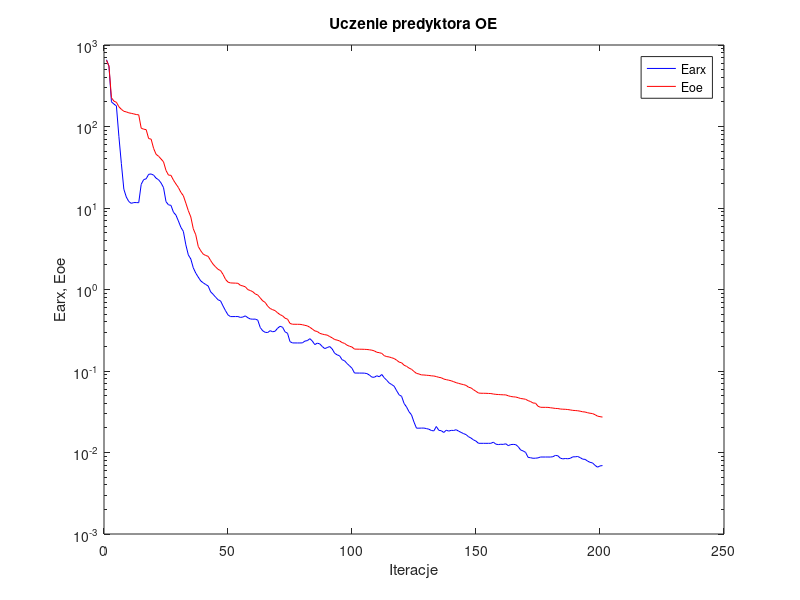
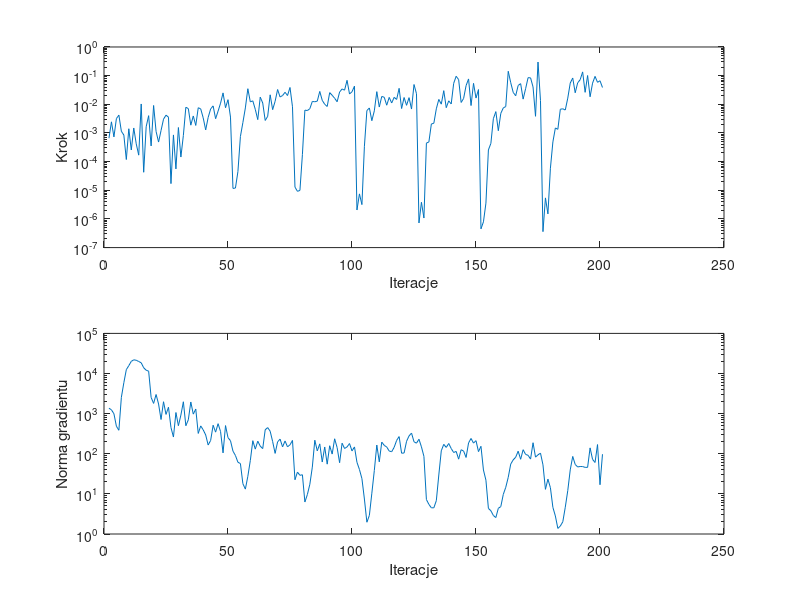

Write MATLAB code to recreate these figures, in order.
%uczenie predyktora oe
clear all;
n=0; farx(n+1)=6.593793e+002; foe(n+1)=6.488804e+002; wspucz(n+1)=0.000000e+000; ng(n+1)=0.000000e+000;
%odnowa zmiennej metryki
n=1; farx(n+1)=5.485648e+002; foe(n+1)=5.532441e+002; krok(n+1)=6.552053e-004; ng(n+1)=1.364156e+003;
n=2; farx(n+1)=2.008584e+002; foe(n+1)=2.256743e+002; krok(n+1)=2.444561e-003; ng(n+1)=1.245508e+003;
n=3; farx(n+1)=1.885232e+002; foe(n+1)=2.045558e+002; krok(n+1)=7.286945e-004; ng(n+1)=9.928775e+002;
n=4; farx(n+1)=1.790574e+002; foe(n+1)=1.983423e+002; krok(n+1)=3.174920e-003; ng(n+1)=4.850331e+002;
n=5; farx(n+1)=7.575149e+001; foe(n+1)=1.746994e+002; krok(n+1)=4.181404e-003; ng(n+1)=3.851563e+002;
n=6; farx(n+1)=3.511030e+001; foe(n+1)=1.625344e+002; krok(n+1)=1.146884e-003; ng(n+1)=2.546163e+003;
n=7; farx(n+1)=1.699947e+001; foe(n+1)=1.536450e+002; krok(n+1)=8.440078e-004; ng(n+1)=5.906378e+003;
n=8; farx(n+1)=1.362557e+001; foe(n+1)=1.510883e+002; krok(n+1)=1.182988e-004; ng(n+1)=1.248891e+004;
n=9; farx(n+1)=1.199649e+001; foe(n+1)=1.471257e+002; krok(n+1)=1.402081e-003; ng(n+1)=1.571480e+004;
n=10; farx(n+1)=1.140873e+001; foe(n+1)=1.450556e+002; krok(n+1)=2.550371e-004; ng(n+1)=2.007738e+004;
n=11; farx(n+1)=1.166384e+001; foe(n+1)=1.427413e+002; krok(n+1)=1.491801e-003; ng(n+1)=2.197002e+004;
n=12; farx(n+1)=1.166005e+001; foe(n+1)=1.402351e+002; krok(n+1)=4.168272e-004; ng(n+1)=2.137038e+004;
n=13; farx(n+1)=1.161432e+001; foe(n+1)=1.391052e+002; krok(n+1)=1.682976e-004; ng(n+1)=1.992545e+004;
n=14; farx(n+1)=1.953399e+001; foe(n+1)=9.528619e+001; krok(n+1)=1.027490e-002; ng(n+1)=1.850522e+004;
n=15; farx(n+1)=2.231365e+001; foe(n+1)=9.274067e+001; krok(n+1)=4.254517e-005; ng(n+1)=1.392223e+004;
n=16; farx(n+1)=2.280800e+001; foe(n+1)=9.155948e+001; krok(n+1)=1.645803e-003; ng(n+1)=1.206524e+004;
n=17; farx(n+1)=2.589836e+001; foe(n+1)=7.114431e+001; krok(n+1)=4.014511e-003; ng(n+1)=1.146071e+004;
n=18; farx(n+1)=2.616440e+001; foe(n+1)=6.999901e+001; krok(n+1)=3.529670e-004; ng(n+1)=2.536445e+003;
n=19; farx(n+1)=2.531497e+001; foe(n+1)=5.385563e+001; krok(n+1)=9.100900e-003; ng(n+1)=1.798755e+003;
n=20; farx(n+1)=2.322405e+001; foe(n+1)=4.558157e+001; krok(n+1)=1.130223e-003; ng(n+1)=2.998983e+003;
n=21; farx(n+1)=2.223073e+001; foe(n+1)=4.317314e+001; krok(n+1)=4.815209e-004; ng(n+1)=1.737918e+003;
n=22; farx(n+1)=2.030201e+001; foe(n+1)=3.995727e+001; krok(n+1)=1.218668e-003; ng(n+1)=7.140708e+002;
n=23; farx(n+1)=1.781113e+001; foe(n+1)=3.683313e+001; krok(n+1)=3.026819e-003; ng(n+1)=1.979545e+003;
n=24; farx(n+1)=1.196410e+001; foe(n+1)=2.890434e+001; krok(n+1)=4.175393e-003; ng(n+1)=9.568613e+002;
n=25; farx(n+1)=1.093015e+001; foe(n+1)=2.531889e+001; krok(n+1)=3.559503e-003; ng(n+1)=1.443793e+003;
%odnowa zmiennej metryki
n=26; farx(n+1)=1.078079e+001; foe(n+1)=2.517702e+001; krok(n+1)=1.707914e-005; ng(n+1)=4.510691e+002;
n=27; farx(n+1)=8.881821e+000; foe(n+1)=2.198084e+001; krok(n+1)=8.540993e-004; ng(n+1)=2.611923e+002;
n=28; farx(n+1)=8.183750e+000; foe(n+1)=1.972705e+001; krok(n+1)=5.561724e-005; ng(n+1)=1.066291e+003;
n=29; farx(n+1)=6.928120e+000; foe(n+1)=1.783585e+001; krok(n+1)=1.548092e-003; ng(n+1)=5.001385e+002;
n=30; farx(n+1)=5.790252e+000; foe(n+1)=1.555740e+001; krok(n+1)=1.445012e-004; ng(n+1)=9.188901e+002;
n=31; farx(n+1)=5.163967e+000; foe(n+1)=1.414325e+001; krok(n+1)=8.178849e-004; ng(n+1)=1.977006e+003;
n=32; farx(n+1)=3.532820e+000; foe(n+1)=1.148360e+001; krok(n+1)=7.883344e-003; ng(n+1)=4.997956e+002;
n=33; farx(n+1)=2.658897e+000; foe(n+1)=9.270902e+000; krok(n+1)=7.088102e-003; ng(n+1)=7.022653e+002;
n=34; farx(n+1)=2.366552e+000; foe(n+1)=7.772976e+000; krok(n+1)=1.869974e-003; ng(n+1)=1.952153e+003;
n=35; farx(n+1)=1.845604e+000; foe(n+1)=5.561958e+000; krok(n+1)=3.918749e-003; ng(n+1)=9.729401e+002;
n=36; farx(n+1)=1.588332e+000; foe(n+1)=4.694676e+000; krok(n+1)=1.830478e-003; ng(n+1)=1.300887e+003;
n=37; farx(n+1)=1.419088e+000; foe(n+1)=3.376477e+000; krok(n+1)=7.602094e-003; ng(n+1)=3.210578e+002;
n=38; farx(n+1)=1.275151e+000; foe(n+1)=2.988921e+000; krok(n+1)=6.893113e-003; ng(n+1)=4.948575e+002;
n=39; farx(n+1)=1.208576e+000; foe(n+1)=2.717361e+000; krok(n+1)=3.363630e-003; ng(n+1)=3.945603e+002;
n=40; farx(n+1)=1.152130e+000; foe(n+1)=2.615483e+000; krok(n+1)=1.276921e-003; ng(n+1)=2.944114e+002;
n=41; farx(n+1)=1.104723e+000; foe(n+1)=2.553448e+000; krok(n+1)=3.475615e-003; ng(n+1)=1.651545e+002;
n=42; farx(n+1)=9.362963e-001; foe(n+1)=2.264973e+000; krok(n+1)=6.905382e-003; ng(n+1)=2.148443e+002;
n=43; farx(n+1)=8.731701e-001; foe(n+1)=2.041438e+000; krok(n+1)=8.806488e-003; ng(n+1)=5.138350e+002;
n=44; farx(n+1)=8.049109e-001; foe(n+1)=1.892578e+000; krok(n+1)=3.146871e-003; ng(n+1)=3.458341e+002;
n=45; farx(n+1)=7.478948e-001; foe(n+1)=1.767858e+000; krok(n+1)=5.767896e-003; ng(n+1)=5.621045e+002;
n=46; farx(n+1)=7.249008e-001; foe(n+1)=1.706447e+000; krok(n+1)=1.095618e-002; ng(n+1)=3.570544e+002;
n=47; farx(n+1)=6.275230e-001; foe(n+1)=1.532517e+000; krok(n+1)=2.502768e-002; ng(n+1)=1.051589e+002;
n=48; farx(n+1)=5.495521e-001; foe(n+1)=1.332356e+000; krok(n+1)=7.585473e-003; ng(n+1)=5.038588e+002;
n=49; farx(n+1)=4.878582e-001; foe(n+1)=1.231677e+000; krok(n+1)=1.450364e-002; ng(n+1)=2.519449e+002;
n=50; farx(n+1)=4.650682e-001; foe(n+1)=1.204823e+000; krok(n+1)=3.581841e-003; ng(n+1)=2.117119e+002;
%odnowa zmiennej metryki
n=51; farx(n+1)=4.652832e-001; foe(n+1)=1.200062e+000; krok(n+1)=1.161523e-005; ng(n+1)=1.163313e+002;
n=52; farx(n+1)=4.655628e-001; foe(n+1)=1.197413e+000; krok(n+1)=1.197513e-005; ng(n+1)=9.054588e+001;
n=53; farx(n+1)=4.657351e-001; foe(n+1)=1.191761e+000; krok(n+1)=4.508384e-005; ng(n+1)=6.130930e+001;
n=54; farx(n+1)=4.546505e-001; foe(n+1)=1.125095e+000; krok(n+1)=7.528887e-004; ng(n+1)=5.711270e+001;
n=55; farx(n+1)=4.595783e-001; foe(n+1)=1.105542e+000; krok(n+1)=2.307756e-003; ng(n+1)=1.795109e+001;
n=56; farx(n+1)=4.748265e-001; foe(n+1)=1.078445e+000; krok(n+1)=7.479896e-003; ng(n+1)=1.314595e+001;
n=57; farx(n+1)=4.503054e-001; foe(n+1)=9.961356e-001; krok(n+1)=3.497807e-002; ng(n+1)=2.742704e+001;
n=58; farx(n+1)=4.348757e-001; foe(n+1)=9.716829e-001; krok(n+1)=1.210728e-002; ng(n+1)=6.794017e+001;
n=59; farx(n+1)=4.322687e-001; foe(n+1)=9.391643e-001; krok(n+1)=1.321526e-002; ng(n+1)=2.117603e+002;
n=60; farx(n+1)=4.332353e-001; foe(n+1)=8.817960e-001; krok(n+1)=6.669234e-003; ng(n+1)=1.304923e+002;
n=61; farx(n+1)=4.207399e-001; foe(n+1)=8.557044e-001; krok(n+1)=2.921865e-003; ng(n+1)=2.058499e+002;
n=62; farx(n+1)=3.416674e-001; foe(n+1)=7.885852e-001; krok(n+1)=1.778972e-002; ng(n+1)=1.549180e+002;
n=63; farx(n+1)=3.112100e-001; foe(n+1)=7.251576e-001; krok(n+1)=1.109636e-002; ng(n+1)=1.344370e+002;
n=64; farx(n+1)=2.982068e-001; foe(n+1)=6.943595e-001; krok(n+1)=2.728971e-003; ng(n+1)=3.963500e+002;
n=65; farx(n+1)=2.966146e-001; foe(n+1)=6.244483e-001; krok(n+1)=3.813159e-003; ng(n+1)=4.487400e+002;
n=66; farx(n+1)=3.125106e-001; foe(n+1)=5.849121e-001; krok(n+1)=2.142359e-002; ng(n+1)=3.649341e+002;
n=67; farx(n+1)=3.031098e-001; foe(n+1)=5.654702e-001; krok(n+1)=6.506258e-003; ng(n+1)=2.013230e+002;
n=68; farx(n+1)=3.075622e-001; foe(n+1)=5.505277e-001; krok(n+1)=1.275465e-002; ng(n+1)=1.021611e+002;
n=69; farx(n+1)=3.350465e-001; foe(n+1)=5.173780e-001; krok(n+1)=3.280985e-002; ng(n+1)=1.981961e+002;
n=70; farx(n+1)=3.536982e-001; foe(n+1)=4.913339e-001; krok(n+1)=1.799391e-002; ng(n+1)=2.316936e+002;
n=71; farx(n+1)=3.445821e-001; foe(n+1)=4.754098e-001; krok(n+1)=2.025137e-002; ng(n+1)=1.484107e+002;
n=72; farx(n+1)=3.027808e-001; foe(n+1)=4.444861e-001; krok(n+1)=2.622287e-002; ng(n+1)=2.082047e+002;
n=73; farx(n+1)=2.904527e-001; foe(n+1)=4.332481e-001; krok(n+1)=2.024365e-002; ng(n+1)=1.486798e+002;
n=74; farx(n+1)=2.291604e-001; foe(n+1)=3.833523e-001; krok(n+1)=3.864513e-002; ng(n+1)=1.672353e+002;
n=75; farx(n+1)=2.211101e-001; foe(n+1)=3.747702e-001; krok(n+1)=8.202462e-003; ng(n+1)=2.149586e+002;
%odnowa zmiennej metryki
n=76; farx(n+1)=2.209873e-001; foe(n+1)=3.745657e-001; krok(n+1)=1.290355e-005; ng(n+1)=2.249856e+001;
n=77; farx(n+1)=2.208451e-001; foe(n+1)=3.742164e-001; krok(n+1)=9.195979e-006; ng(n+1)=3.493955e+001;
n=78; farx(n+1)=2.208828e-001; foe(n+1)=3.739161e-001; krok(n+1)=9.884595e-006; ng(n+1)=2.902010e+001;
n=79; farx(n+1)=2.214476e-001; foe(n+1)=3.698242e-001; krok(n+1)=1.758667e-004; ng(n+1)=2.998276e+001;
n=80; farx(n+1)=2.329204e-001; foe(n+1)=3.633042e-001; krok(n+1)=6.256921e-003; ng(n+1)=6.265109e+000;
n=81; farx(n+1)=2.359095e-001; foe(n+1)=3.577755e-001; krok(n+1)=6.047937e-003; ng(n+1)=9.614467e+000;
n=82; farx(n+1)=2.493876e-001; foe(n+1)=3.437802e-001; krok(n+1)=7.032104e-003; ng(n+1)=1.736383e+001;
n=83; farx(n+1)=2.332560e-001; foe(n+1)=3.275522e-001; krok(n+1)=1.258748e-002; ng(n+1)=4.646390e+001;
n=84; farx(n+1)=2.106858e-001; foe(n+1)=3.103374e-001; krok(n+1)=1.226253e-002; ng(n+1)=2.176921e+002;
n=85; farx(n+1)=2.198659e-001; foe(n+1)=3.053182e-001; krok(n+1)=1.290032e-002; ng(n+1)=1.178446e+002;
n=86; farx(n+1)=2.150251e-001; foe(n+1)=2.900566e-001; krok(n+1)=2.812841e-002; ng(n+1)=1.763631e+002;
n=87; farx(n+1)=1.998974e-001; foe(n+1)=2.836508e-001; krok(n+1)=1.376948e-002; ng(n+1)=6.229849e+001;
n=88; farx(n+1)=1.883251e-001; foe(n+1)=2.790284e-001; krok(n+1)=1.000726e-002; ng(n+1)=1.474732e+002;
n=89; farx(n+1)=1.937556e-001; foe(n+1)=2.757447e-001; krok(n+1)=8.417037e-003; ng(n+1)=5.509939e+001;
n=90; farx(n+1)=1.996626e-001; foe(n+1)=2.646940e-001; krok(n+1)=2.550930e-002; ng(n+1)=1.585153e+002;
n=91; farx(n+1)=1.865716e-001; foe(n+1)=2.554066e-001; krok(n+1)=2.067140e-002; ng(n+1)=9.817621e+001;
n=92; farx(n+1)=1.650916e-001; foe(n+1)=2.432711e-001; krok(n+1)=1.626130e-002; ng(n+1)=2.362064e+002;
n=93; farx(n+1)=1.579476e-001; foe(n+1)=2.394529e-001; krok(n+1)=1.226153e-002; ng(n+1)=1.426970e+002;
n=94; farx(n+1)=1.536138e-001; foe(n+1)=2.338490e-001; krok(n+1)=2.679765e-002; ng(n+1)=5.983105e+001;
n=95; farx(n+1)=1.376164e-001; foe(n+1)=2.233667e-001; krok(n+1)=3.432277e-002; ng(n+1)=1.832312e+002;
n=96; farx(n+1)=1.336100e-001; foe(n+1)=2.181759e-001; krok(n+1)=3.112337e-002; ng(n+1)=1.353480e+002;
n=97; farx(n+1)=1.235258e-001; foe(n+1)=2.072900e-001; krok(n+1)=6.864555e-002; ng(n+1)=1.482072e+002;
n=98; farx(n+1)=1.158485e-001; foe(n+1)=2.012375e-001; krok(n+1)=2.284759e-002; ng(n+1)=1.796163e+002;
n=99; farx(n+1)=1.080462e-001; foe(n+1)=1.968079e-001; krok(n+1)=2.741202e-002; ng(n+1)=1.175531e+002;
n=100; farx(n+1)=9.442500e-002; foe(n+1)=1.856539e-001; krok(n+1)=4.312599e-002; ng(n+1)=1.479473e+002;
%odnowa zmiennej metryki
n=101; farx(n+1)=9.439636e-002; foe(n+1)=1.854090e-001; krok(n+1)=2.051630e-006; ng(n+1)=6.113796e+001;
n=102; farx(n+1)=9.429073e-002; foe(n+1)=1.850589e-001; krok(n+1)=7.486185e-006; ng(n+1)=4.053777e+001;
n=103; farx(n+1)=9.429377e-002; foe(n+1)=1.850081e-001; krok(n+1)=3.162689e-006; ng(n+1)=2.396493e+001;
n=104; farx(n+1)=9.413763e-002; foe(n+1)=1.844695e-001; krok(n+1)=3.428360e-004; ng(n+1)=7.441821e+000;
n=105; farx(n+1)=9.296658e-002; foe(n+1)=1.837423e-001; krok(n+1)=6.053639e-003; ng(n+1)=1.965429e+000;
n=106; farx(n+1)=8.928950e-002; foe(n+1)=1.821622e-001; krok(n+1)=7.453659e-003; ng(n+1)=2.904764e+000;
n=107; farx(n+1)=8.417106e-002; foe(n+1)=1.801401e-001; krok(n+1)=2.677949e-003; ng(n+1)=1.040385e+001;
n=108; farx(n+1)=8.377434e-002; foe(n+1)=1.765499e-001; krok(n+1)=5.924781e-003; ng(n+1)=3.835175e+001;
n=109; farx(n+1)=8.743655e-002; foe(n+1)=1.697618e-001; krok(n+1)=2.764852e-002; ng(n+1)=1.648824e+002;
n=110; farx(n+1)=8.497502e-002; foe(n+1)=1.679411e-001; krok(n+1)=8.029022e-003; ng(n+1)=6.278914e+001;
n=111; farx(n+1)=9.068607e-002; foe(n+1)=1.644241e-001; krok(n+1)=1.881038e-002; ng(n+1)=1.953981e+002;
n=112; farx(n+1)=8.266230e-002; foe(n+1)=1.542112e-001; krok(n+1)=1.761298e-002; ng(n+1)=1.617470e+002;
n=113; farx(n+1)=7.693055e-002; foe(n+1)=1.502474e-001; krok(n+1)=9.289554e-003; ng(n+1)=1.473353e+002;
n=114; farx(n+1)=7.127572e-002; foe(n+1)=1.486841e-001; krok(n+1)=1.740861e-002; ng(n+1)=1.168362e+002;
n=115; farx(n+1)=6.818997e-002; foe(n+1)=1.453650e-001; krok(n+1)=1.111520e-002; ng(n+1)=1.123683e+002;
n=116; farx(n+1)=6.506182e-002; foe(n+1)=1.422044e-001; krok(n+1)=1.750226e-002; ng(n+1)=1.449333e+002;
n=117; farx(n+1)=5.728053e-002; foe(n+1)=1.357376e-001; krok(n+1)=1.477175e-002; ng(n+1)=2.154664e+002;
n=118; farx(n+1)=5.103389e-002; foe(n+1)=1.285955e-001; krok(n+1)=3.606523e-002; ng(n+1)=2.680470e+002;
n=119; farx(n+1)=4.888858e-002; foe(n+1)=1.261742e-001; krok(n+1)=7.119007e-003; ng(n+1)=1.031700e+002;
n=120; farx(n+1)=3.996857e-002; foe(n+1)=1.176945e-001; krok(n+1)=1.725161e-002; ng(n+1)=1.045215e+002;
n=121; farx(n+1)=3.614826e-002; foe(n+1)=1.140907e-001; krok(n+1)=9.217526e-003; ng(n+1)=2.045019e+002;
n=122; farx(n+1)=3.161888e-002; foe(n+1)=1.086133e-001; krok(n+1)=1.706649e-002; ng(n+1)=2.787697e+002;
n=123; farx(n+1)=2.893126e-002; foe(n+1)=1.049333e-001; krok(n+1)=6.832794e-003; ng(n+1)=3.276105e+002;
n=124; farx(n+1)=2.358182e-002; foe(n+1)=9.870296e-002; krok(n+1)=4.904612e-002; ng(n+1)=1.988343e+002;
n=125; farx(n+1)=1.989032e-002; foe(n+1)=9.346252e-002; krok(n+1)=2.340953e-002; ng(n+1)=1.837103e+002;
%odnowa zmiennej metryki
n=126; farx(n+1)=1.989459e-002; foe(n+1)=9.192769e-002; krok(n+1)=7.241553e-007; ng(n+1)=2.300884e+002;
n=127; farx(n+1)=1.993315e-002; foe(n+1)=8.957749e-002; krok(n+1)=3.816291e-006; ng(n+1)=1.484467e+002;
n=128; farx(n+1)=1.994895e-002; foe(n+1)=8.934072e-002; krok(n+1)=1.076280e-006; ng(n+1)=8.601834e+001;
n=129; farx(n+1)=1.965239e-002; foe(n+1)=8.870821e-002; krok(n+1)=4.430569e-004; ng(n+1)=7.236287e+000;
n=130; farx(n+1)=1.930941e-002; foe(n+1)=8.823314e-002; krok(n+1)=4.863834e-004; ng(n+1)=5.472200e+000;
n=131; farx(n+1)=1.862875e-002; foe(n+1)=8.725779e-002; krok(n+1)=2.059282e-003; ng(n+1)=4.494418e+000;
n=132; farx(n+1)=1.841385e-002; foe(n+1)=8.681472e-002; krok(n+1)=2.186130e-003; ng(n+1)=4.501916e+000;
n=133; farx(n+1)=2.084843e-002; foe(n+1)=8.543887e-002; krok(n+1)=6.970444e-003; ng(n+1)=6.776877e+000;
n=134; farx(n+1)=1.872197e-002; foe(n+1)=8.362472e-002; krok(n+1)=1.479563e-002; ng(n+1)=2.954471e+001;
n=135; farx(n+1)=1.850881e-002; foe(n+1)=8.265428e-002; krok(n+1)=1.012183e-002; ng(n+1)=1.183904e+002;
n=136; farx(n+1)=1.760586e-002; foe(n+1)=7.967181e-002; krok(n+1)=2.992730e-002; ng(n+1)=1.717266e+002;
n=137; farx(n+1)=1.878105e-002; foe(n+1)=7.832350e-002; krok(n+1)=7.626318e-003; ng(n+1)=1.438707e+002;
n=138; farx(n+1)=1.831110e-002; foe(n+1)=7.714141e-002; krok(n+1)=1.321526e-002; ng(n+1)=1.803571e+002;
n=139; farx(n+1)=1.870248e-002; foe(n+1)=7.586003e-002; krok(n+1)=1.027490e-002; ng(n+1)=1.350960e+002;
n=140; farx(n+1)=1.863589e-002; foe(n+1)=7.392594e-002; krok(n+1)=5.397089e-002; ng(n+1)=1.073993e+002;
n=141; farx(n+1)=1.903203e-002; foe(n+1)=7.191226e-002; krok(n+1)=9.515193e-002; ng(n+1)=1.145391e+002;
n=142; farx(n+1)=1.826699e-002; foe(n+1)=7.049725e-002; krok(n+1)=7.266281e-002; ng(n+1)=7.340675e+001;
n=143; farx(n+1)=1.764521e-002; foe(n+1)=6.913738e-002; krok(n+1)=1.159819e-002; ng(n+1)=1.260715e+002;
n=144; farx(n+1)=1.704008e-002; foe(n+1)=6.803113e-002; krok(n+1)=1.598692e-002; ng(n+1)=1.168652e+002;
n=145; farx(n+1)=1.658075e-002; foe(n+1)=6.660591e-002; krok(n+1)=4.486659e-002; ng(n+1)=8.089336e+001;
n=146; farx(n+1)=1.560047e-002; foe(n+1)=6.322433e-002; krok(n+1)=7.672268e-002; ng(n+1)=1.863430e+002;
n=147; farx(n+1)=1.503588e-002; foe(n+1)=6.201057e-002; krok(n+1)=9.045235e-003; ng(n+1)=2.407099e+002;
n=148; farx(n+1)=1.427313e-002; foe(n+1)=5.890677e-002; krok(n+1)=5.387784e-002; ng(n+1)=1.843119e+002;
n=149; farx(n+1)=1.379114e-002; foe(n+1)=5.627041e-002; krok(n+1)=1.650423e-002; ng(n+1)=2.121642e+002;
n=150; farx(n+1)=1.297026e-002; foe(n+1)=5.368482e-002; krok(n+1)=3.269900e-002; ng(n+1)=1.130647e+002;
%odnowa zmiennej metryki
n=151; farx(n+1)=1.296559e-002; foe(n+1)=5.334579e-002; krok(n+1)=4.507202e-007; ng(n+1)=1.533256e+002;
n=152; farx(n+1)=1.296257e-002; foe(n+1)=5.330049e-002; krok(n+1)=7.916795e-007; ng(n+1)=3.938320e+001;
n=153; farx(n+1)=1.295766e-002; foe(n+1)=5.324363e-002; krok(n+1)=3.559307e-006; ng(n+1)=2.198247e+001;
n=154; farx(n+1)=1.296351e-002; foe(n+1)=5.304518e-002; krok(n+1)=2.559644e-004; ng(n+1)=4.343505e+000;
n=155; farx(n+1)=1.296656e-002; foe(n+1)=5.287401e-002; krok(n+1)=4.325367e-004; ng(n+1)=3.800070e+000;
n=156; farx(n+1)=1.338720e-002; foe(n+1)=5.219361e-002; krok(n+1)=3.146871e-003; ng(n+1)=2.896479e+000;
n=157; farx(n+1)=1.266022e-002; foe(n+1)=5.169565e-002; krok(n+1)=5.557598e-003; ng(n+1)=2.565599e+000;
n=158; farx(n+1)=1.251343e-002; foe(n+1)=5.146861e-002; krok(n+1)=1.198026e-003; ng(n+1)=4.375129e+000;
n=159; farx(n+1)=1.262118e-002; foe(n+1)=5.121385e-002; krok(n+1)=4.830641e-003; ng(n+1)=4.816691e+000;
n=160; farx(n+1)=1.257389e-002; foe(n+1)=5.103904e-002; krok(n+1)=7.479896e-003; ng(n+1)=9.697104e+000;
n=161; farx(n+1)=1.279657e-002; foe(n+1)=5.091742e-002; krok(n+1)=8.360316e-003; ng(n+1)=1.460081e+001;
n=162; farx(n+1)=1.214305e-002; foe(n+1)=4.966183e-002; krok(n+1)=1.420059e-001; ng(n+1)=2.587046e+001;
n=163; farx(n+1)=1.250458e-002; foe(n+1)=4.872292e-002; krok(n+1)=5.684082e-002; ng(n+1)=5.530598e+001;
n=164; farx(n+1)=1.257827e-002; foe(n+1)=4.821088e-002; krok(n+1)=2.604479e-002; ng(n+1)=7.045233e+001;
n=165; farx(n+1)=1.249693e-002; foe(n+1)=4.795329e-002; krok(n+1)=1.987953e-002; ng(n+1)=8.201446e+001;
n=166; farx(n+1)=1.180917e-002; foe(n+1)=4.705690e-002; krok(n+1)=4.545636e-002; ng(n+1)=1.158106e+002;
n=167; farx(n+1)=1.074172e-002; foe(n+1)=4.596817e-002; krok(n+1)=5.258261e-002; ng(n+1)=7.289127e+001;
n=168; farx(n+1)=1.045241e-002; foe(n+1)=4.557798e-002; krok(n+1)=1.517095e-002; ng(n+1)=1.262591e+002;
n=169; farx(n+1)=1.002663e-002; foe(n+1)=4.499261e-002; krok(n+1)=3.500452e-002; ng(n+1)=9.619871e+001;
n=170; farx(n+1)=8.713712e-003; foe(n+1)=4.329218e-002; krok(n+1)=8.509079e-002; ng(n+1)=9.158885e+001;
n=171; farx(n+1)=8.627493e-003; foe(n+1)=4.221837e-002; krok(n+1)=8.366204e-002; ng(n+1)=7.374348e+001;
n=172; farx(n+1)=8.495818e-003; foe(n+1)=4.047307e-002; krok(n+1)=4.022352e-002; ng(n+1)=1.883142e+002;
n=173; farx(n+1)=8.516881e-003; foe(n+1)=4.029768e-002; krok(n+1)=3.816075e-003; ng(n+1)=8.235565e+001;
n=174; farx(n+1)=8.589031e-003; foe(n+1)=3.694963e-002; krok(n+1)=2.984434e-001; ng(n+1)=9.413663e+001;
n=175; farx(n+1)=8.801565e-003; foe(n+1)=3.588030e-002; krok(n+1)=1.349272e-002; ng(n+1)=1.035836e+002;
%odnowa zmiennej metryki
n=176; farx(n+1)=8.801418e-003; foe(n+1)=3.583185e-002; krok(n+1)=3.602303e-007; ng(n+1)=5.306988e+001;
n=177; farx(n+1)=8.802711e-003; foe(n+1)=3.580752e-002; krok(n+1)=5.424274e-006; ng(n+1)=1.296934e+001;
n=178; farx(n+1)=8.805019e-003; foe(n+1)=3.578187e-002; krok(n+1)=1.497650e-006; ng(n+1)=2.332262e+001;
n=179; farx(n+1)=8.796749e-003; foe(n+1)=3.541454e-002; krok(n+1)=5.883434e-005; ng(n+1)=1.426668e+001;
n=180; farx(n+1)=8.877335e-003; foe(n+1)=3.510134e-002; krok(n+1)=4.854552e-004; ng(n+1)=4.617713e+000;
n=181; farx(n+1)=9.210063e-003; foe(n+1)=3.473702e-002; krok(n+1)=1.495556e-003; ng(n+1)=2.813088e+000;
n=182; farx(n+1)=9.130622e-003; foe(n+1)=3.463158e-002; krok(n+1)=1.339301e-003; ng(n+1)=1.378592e+000;
n=183; farx(n+1)=8.523044e-003; foe(n+1)=3.416535e-002; krok(n+1)=6.728198e-003; ng(n+1)=1.579525e+000;
n=184; farx(n+1)=8.352122e-003; foe(n+1)=3.399000e-002; krok(n+1)=6.970444e-003; ng(n+1)=2.016140e+000;
n=185; farx(n+1)=8.436708e-003; foe(n+1)=3.389678e-002; krok(n+1)=6.319511e-003; ng(n+1)=4.655476e+000;
n=186; farx(n+1)=8.383604e-003; foe(n+1)=3.366396e-002; krok(n+1)=1.640862e-002; ng(n+1)=1.205651e+001;
n=187; farx(n+1)=8.482762e-003; foe(n+1)=3.331742e-002; krok(n+1)=5.507577e-002; ng(n+1)=3.969948e+001;
n=188; farx(n+1)=8.842746e-003; foe(n+1)=3.289429e-002; krok(n+1)=8.268560e-002; ng(n+1)=8.580178e+001;
n=189; farx(n+1)=8.859756e-003; foe(n+1)=3.273423e-002; krok(n+1)=2.527804e-002; ng(n+1)=5.411329e+001;
n=190; farx(n+1)=8.930348e-003; foe(n+1)=3.252621e-002; krok(n+1)=5.623415e-002; ng(n+1)=4.691273e+001;
n=191; farx(n+1)=8.658632e-003; foe(n+1)=3.214344e-002; krok(n+1)=7.215303e-002; ng(n+1)=4.812821e+001;
n=192; farx(n+1)=8.290441e-003; foe(n+1)=3.159025e-002; krok(n+1)=1.350958e-001; ng(n+1)=4.795291e+001;
n=193; farx(n+1)=8.237731e-003; foe(n+1)=3.139500e-002; krok(n+1)=2.617232e-002; ng(n+1)=4.582657e+001;
n=194; farx(n+1)=7.839055e-003; foe(n+1)=3.074937e-002; krok(n+1)=1.011122e-001; ng(n+1)=4.584240e+001;
n=195; farx(n+1)=7.575880e-003; foe(n+1)=3.032273e-002; krok(n+1)=1.830045e-002; ng(n+1)=1.402012e+002;
n=196; farx(n+1)=7.447010e-003; foe(n+1)=3.002312e-002; krok(n+1)=5.467673e-002; ng(n+1)=7.237775e+001;
n=197; farx(n+1)=6.954072e-003; foe(n+1)=2.910272e-002; krok(n+1)=9.431389e-002; ng(n+1)=6.062224e+001;
n=198; farx(n+1)=6.607409e-003; foe(n+1)=2.795100e-002; krok(n+1)=5.851700e-002; ng(n+1)=1.695186e+002;
n=199; farx(n+1)=6.845102e-003; foe(n+1)=2.753912e-002; krok(n+1)=6.640071e-002; ng(n+1)=1.690636e+001;
n=200; farx(n+1)=6.911864e-003; foe(n+1)=2.719725e-002; krok(n+1)=3.863769e-002; ng(n+1)=9.740563e+001;

figure; semilogy(farx,'b'); hold on; semilogy(foe,'r'); xlabel('Iteracje'); ylabel('Earx, Eoe'); legend('Earx','Eoe'); title('Uczenie predyktora OE');
figure; subplot(2,1,1); semilogy(krok); xlabel('Iteracje'); ylabel('Krok');
subplot(2,1,2); semilogy(ng); xlabel('Iteracje'); ylabel('Norma gradientu');
Earx=farx(n+1)
Eoe=foe(n+1)
